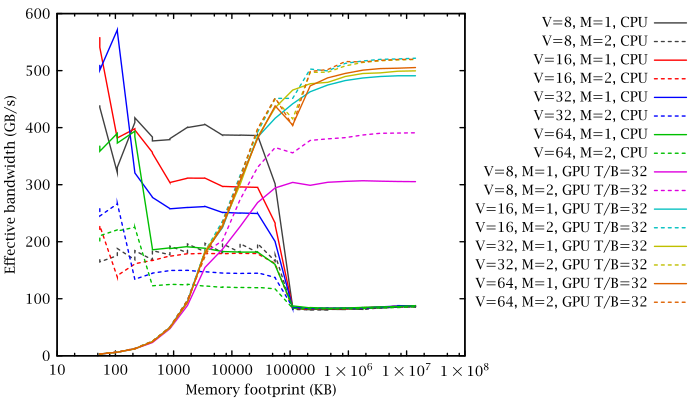

This chart was generated by the following gnuplot code:
p(v,m,t) = sprintf("< awk '$2==%d && $3==%d && $4~/%s/{print}' ../out/neddy.ftm.alcf.anl.gov.ex2",v,m,t)
set key outside width 4
set log x
set xlabel 'Memory footprint (KB)'
set ylabel 'Effective bandwidth (GB/s)'
plot \
  p( 8,1, 'CPU') u 8:14 w l ls  1 t  'V=8, M=1, CPU', \
  p( 8,2, 'CPU') u 8:14 w l ls 21 t  'V=8, M=2, CPU', \
  p(16,1, 'CPU') u 8:14 w l ls  2 t 'V=16, M=1, CPU', \
  p(16,2, 'CPU') u 8:14 w l ls 22 t 'V=16, M=2, CPU', \
  p(32,1, 'CPU') u 8:14 w l ls  3 t 'V=32, M=1, CPU', \
  p(32,2, 'CPU') u 8:14 w l ls 23 t 'V=32, M=2, CPU', \
  p(64,1, 'CPU') u 8:14 w l ls  4 t 'V=64, M=1, CPU', \
  p(64,2, 'CPU') u 8:14 w l ls 24 t 'V=64, M=2, CPU', \
  p( 8,1,'GPU5') u 8:14 w l ls  5 t  'V=8, M=1, GPU T/B=32', \
  p( 8,2,'GPU5') u 8:14 w l ls 25 t  'V=8, M=2, GPU T/B=32', \
  p(16,1,'GPU5') u 8:14 w l ls  6 t 'V=16, M=1, GPU T/B=32', \
  p(16,2,'GPU5') u 8:14 w l ls 26 t 'V=16, M=2, GPU T/B=32', \
  p(32,1,'GPU5') u 8:14 w l ls  7 t 'V=32, M=1, GPU T/B=32', \
  p(32,2,'GPU5') u 8:14 w l ls 27 t 'V=32, M=2, GPU T/B=32', \
  p(64,1,'GPU5') u 8:14 w l ls  8 t 'V=64, M=1, GPU T/B=32', \
  p(64,2,'GPU5') u 8:14 w l ls 28 t 'V=64, M=2, GPU T/B=32'
